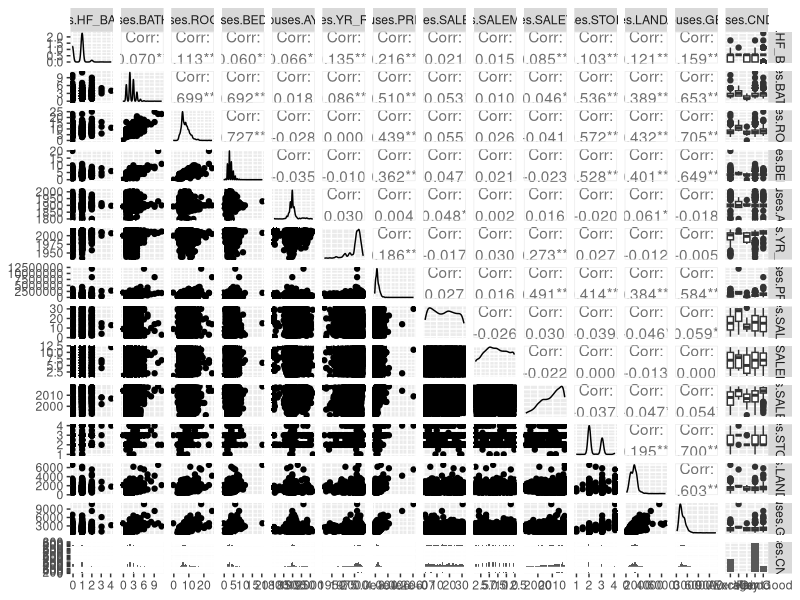
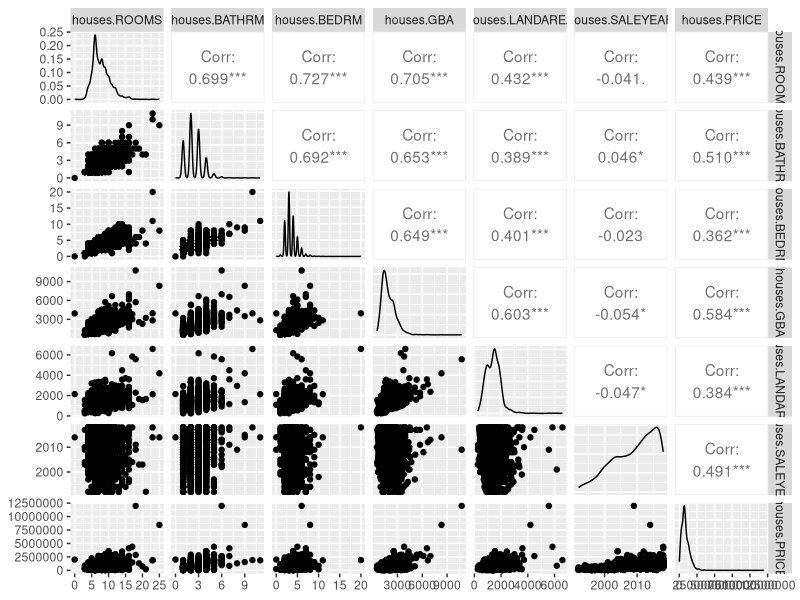
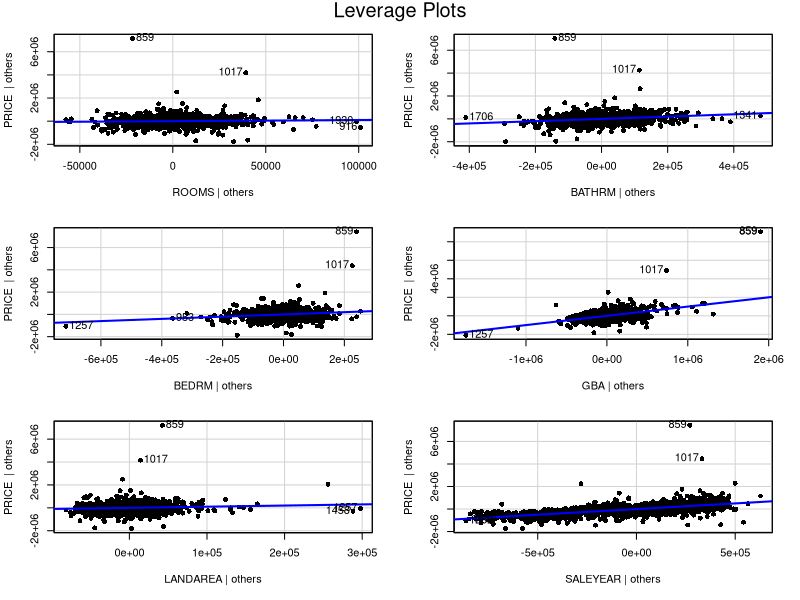
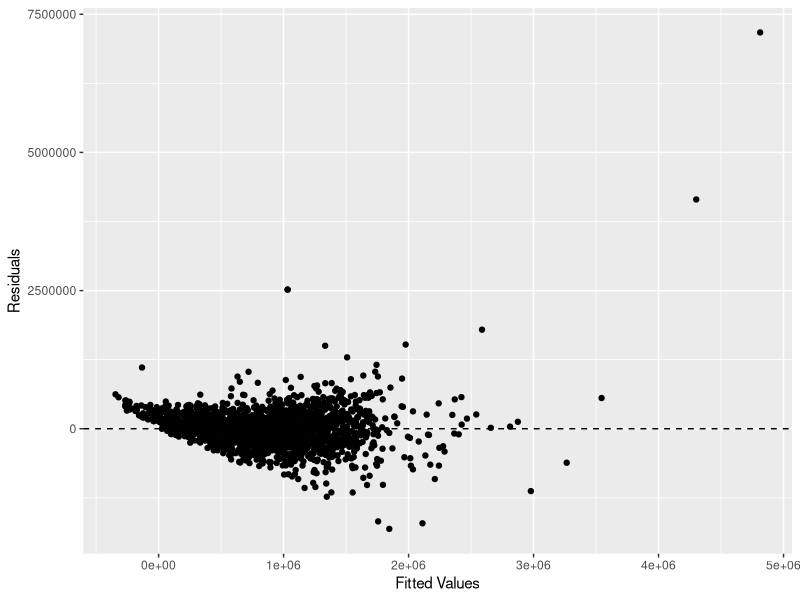

Reproduce these figures in R, in order. (Note: this script raises an error after producing the figures.)
## ---- chunk 1
knitr::opts_chunk$set(echo = TRUE)
library(ggplot2)
library(dplyr)
library(readr)
library(GGally)
library(car)
library(broom)

## ---- chunk 2
# 1. Abstract
## ---- chunk 3
# 2. Introduction

## ---- chunk 4

# 3. Overview of the dataset

## ---- chunk 5

# 4. Exploratory analysis

houses <- read.csv("DC_properties_clean.csv")
summary(houses)

# Exclude Random Rows
excl_rows <- houses[sample(nrow(houses), 5), ]
houses <- setdiff(houses, excl_rows)

fit <- lm(data = houses, PRICE ~ BATHRM + HF_BATHRM  + ROOMS + BEDRM + AYB + YR_RMDL + STORIES + SALEMONTH + SALEDAY + SALEYEAR + GBA + CNDTN + LANDAREA)

#####################################################

#Thomas's exploratory analysis and modeling

#First step: look at all possible correlations minus sale date because it wouldn't allow that many factors in the pairs function ¯\_(ツ)_/¯

int.vectors <- data.frame(houses$HF_BATHRM, houses$BATHRM, houses$ROOMS, houses$BEDRM,houses$AYB, houses$YR_RMDL, houses$PRICE, houses$SALEDAY, houses$SALEMONTH, houses$SALEYEAR, houses$STORIES, houses$LANDAREA, houses$GBA, houses$CNDTN)

View(int.vectors)

ggpairs(int.vectors)

#Observations
# Looks like the variables ROOMS, BATHRM, BEDRM, GBA, STORIES, LANDAREA, SALEYEAR, and PRICE have the highest correlation across the board i.e > |.35|. 

#Next making a pairs plot with just the above variables

int.vectors2 <- data.frame(houses$ROOMS, houses$BATHRM, houses$BEDRM, houses$GBA, houses$LANDAREA, houses$SALEYEAR, houses$PRICE)

ggpairs(int.vectors2)

#Now all variables look pretty like have predictive value regarding price. Notice that SALEYEAR is not correlated to anything but PRICE. Should we attempt to explain this, or throw the variable out? 

fit2 <- lm(data = houses, PRICE ~ ROOMS + BATHRM + BEDRM + GBA + LANDAREA + SALEYEAR)
anova(fit)
anova(fit2)

leveragePlots(fit2, pch = 16)

#Comaparing models

summary(fit)
summary(fit2)

#Given summary data from both models we can conclude ROOMS, BATHRM, BEDRM, GBA, LANDAREA, SALEYEAR, and CNDNTVeryGood are predictors of PRICE

#plotting and analyzing residuals 

fit2 <- augment(fit2)
ggplot(fit2, aes (x = .fitted, y = .resid))+
  geom_point() + 
  geom_hline(yintercept = 0, linetype = 2)+
  labs(x = "Fitted Values", y = "Residuals")

#other tests

qqplot(fit2, pch =16 )

shapiro.test(fit2)

ncvTest(fit2)


########################################################

# Matt's exploratory analysis and modeling

#Histograms for each variable

ggplot(houses, aes(x = BATHRM))+
  geom_histogram(color="black", fill="light gray", binwidth = 1)+
  labs(x="Bathrooms", title="Histogram of Bathrooms")

ggplot(houses, aes(x = HF_BATHRM))+
  geom_histogram(color="black", fill="light gray", binwidth = 1)+
  labs(x="Half Bathrooms", title="Histogram of Half Bathrooms")

ggplot(houses, aes(x = ROOMS))+
  geom_histogram(color="black", fill="light gray", binwidth = 1)+
  labs(x="Rooms", title="Histogram of Rooms")

ggplot(houses, aes(x = BEDRM))+
  geom_histogram(color="black", fill="light gray", binwidth = 1)+
  labs(x="Bed Rooms", title="Histogram of Bed Rooms")

ggplot(houses, aes(x = AYB))+
  geom_histogram(color="black", fill="light gray", binwidth = 10)+
  labs(x="Year Built", title="Histogram of Year Built")

ggplot(houses, aes(x = YR_RMDL))+
  geom_histogram(color="black", fill="light gray", binwidth = 10)+
  labs(x="Year Remodelled", title="Histogram of Year Remodelled")

ggplot(houses, aes(x = STORIES))+
  geom_histogram(color="black", fill="light gray", binwidth = 1)+
  labs(x="Stories", title="Histogram of Stories")

ggplot(houses, aes(x = SALEYEAR))+
  geom_histogram(color="black", fill="light gray", binwidth = 5)+
  labs(x="Year Sold", title="Histogram of Year Sold")

ggplot(houses, aes(x = SALEMONTH))+
  geom_histogram(color="black", fill="light gray", binwidth = 1)+
  labs(x="Month Sold", title="Histogram of Month Sold")

ggplot(houses, aes(x = SALEDAY))+
  geom_histogram(color="black", fill="light gray", binwidth = 4)+
  labs(x="Day Sold", title="Histogram of Day Sold")

ggplot(houses, aes(x = GBA))+
  geom_histogram(color="black", fill="light gray", binwidth = 100)+
  labs(x="Square Footage", title="Histogram of Square Footage")

ggplot(houses, aes(x = LANDAREA))+
  geom_histogram(color="black", fill="light gray", binwidth = 100)+
  labs(x="Land Area", title="Histogram of Land Area")

ggplot(houses, aes(x = CNDTN))+
  geom_bar(color="black", fill="light gray")+
  labs(x="Land Area", title="Bar Plot of Land Area")


# Re-order only categorical feature (factor)

houses$CNDTN <- factor(houses$CNDTN, levels = c("Fair", "Average", "Good", "Very Good", "Excellent"))

# Fit LM model with all features included

fit <- lm(data = houses, PRICE ~ BATHRM + HF_BATHRM  + ROOMS + BEDRM + AYB + YR_RMDL + STORIES + SALEMONTH + SALEDAY + SALEYEAR + GBA + CNDTN + LANDAREA)

# Review ANOVA and compare F statistic

anova(fit)

# Review p-values, check sign of estimates

summary(fit)

# Residual plot and look for non-constant variance

fit.df <- augment(fit)
ggplot(fit.df, aes(x = .fitted, y = .resid))+
  geom_point()+
  geom_hline(yintercept = 0, linetype = 2)+
  labs( x = "Fitted Values", y = "Residuals")

# Shapiro-Wilk test for normality

shapiro.test(fit$residuals)

# ncvTest for constant variance

ncvTest(fit)

# Variance Inflation Factor (used to identify multicllinearity >= 10)

vif(fit)

# Review R2 value
# From summary above: adjusted R^2 = .6984

# Drop non-significant predictor variables (Droped AYB: +.0002, Rooms: No change, other lower)
fit <- lm(data = houses, PRICE ~ BATHRM + HF_BATHRM  + BEDRM + YR_RMDL + STORIES + SALEMONTH + SALEDAY + SALEYEAR + GBA + CNDTN + LANDAREA)
summary(fit)

# If multicollinearity is present, drop one correlated variable (None present)

# Transform the outcome variable if the residual plot looks suspicious
powerTransform(houses$PRICE) #.33 -> sqrt
# log lowers R2: .6585
fit <- lm(data = houses, log(PRICE) ~ BATHRM + HF_BATHRM  + BEDRM + YR_RMDL + STORIES + SALEMONTH + SALEDAY + SALEYEAR + GBA + CNDTN + LANDAREA)
summary(fit)
# sqrt increase R2: .7471, drop YR_RMDL + .0001
fit <- lm(data = houses, sqrt(PRICE) ~ BATHRM + HF_BATHRM  + BEDRM  + STORIES + SALEMONTH + SALEDAY + SALEYEAR + GBA + CNDTN + LANDAREA)
summary(fit)
# inverse drastically decrease
fit <- lm(data = houses, I(1/PRICE) ~ BATHRM + HF_BATHRM  + BEDRM  + STORIES + SALEMONTH + SALEDAY + SALEYEAR + GBA + CNDTN + LANDAREA)
summary(fit)

#Variable Transformations
powerTransform(houses$BATHRM) # didn't work
powerTransform(houses$HF_BATHRM) # didn't work
powerTransform(houses$BEDRM) # didn't work
powerTransform(houses$STORIES) # didn't work
powerTransform(houses$SALEMONTH) # -1.04 -> INVERSE
powerTransform(houses$SALEDATE) # didn't work
powerTransform(houses$SALEYEAR) # didn't work
powerTransform(houses$GBA) # -.08 -> LOG
powerTransform(houses$CNDTN) # didn't work
powerTransform(houses$LANDAREA) # .35 -> SQRT
fit <- lm(data = houses, sqrt(PRICE) ~ BATHRM + HF_BATHRM  + BEDRM + STORIES + SALEMONTH + I(1/SALEMONTH) + SALEDAY + SALEYEAR +GBA + log(GBA) + CNDTN + LANDAREA + sqrt(LANDAREA))
summary(fit) # R^2 increased to .7479

#Interactions
#fit <- lm(data = houses, sqrt(PRICE) ~ .*.) 
#summary(fit)

shapiro.test(fit$residuals)
ncvTest(fit)
vif(fit)

# Test on excluded rows
predict(fit, newdata = excl_rows, interval = "predict")

######################################

# John's exploratory analysis

# scatterplots
# price by room
room_price <- ggplot(houses, aes(x = ROOMS, y = PRICE))
room_price + geom_point()

# price by year
year_price <- ggplot(houses, aes(x = SALEYEAR, y = PRICE))
year_price + geom_point()

# price by month
month_price <- ggplot(houses, aes(x = SALEMONTH, y = PRICE))
month_price + geom_point()

# price by day of month
day_price <- ggplot(houses, aes(x = SALEDAY, y = PRICE))
day_price + geom_point()

# Boxplots to identify outliers
boxplot(houses$BATHRM, main="Bathrooms", sub=paste("Outlier rows: ", boxplot.stats(houses$BATHRM)$out))

boxplot(houses$HF_BATHRM, main="Half Bathrooms", sub=paste("Outlier rows: ", boxplot.stats(houses$HF_BATHRM)$out))

boxplot(houses$ROOMS, main="Rooms", sub=paste("Outlier rows: ", boxplot.stats(houses$ROOMS)$out))

boxplot(houses$BEDRM, main="Bedrooms", sub=paste("Outlier rows: ", boxplot.stats(houses$BEDRM)$out))

boxplot(houses$AYB, main="Year Built", sub=paste("Outlier rows: ", boxplot.stats(houses$AYB)$out))

boxplot(houses$YR_RMDL, main="Year Remodeled", sub=paste("Outlier rows: ", boxplot.stats(houses$YR_RMDL)$out))

boxplot(houses$STORIES, main="Stories", sub=paste("Outlier rows: ", boxplot.stats(houses$STORIES)$out))

boxplot(houses$SALEYEAR, main="Year of Most Recent Sale", sub=paste("Outlier rows: ", boxplot.stats(houses$SALEYEAR)$out))

boxplot(houses$GBA, main="Gross Building Area", sub=paste("Outlier rows: ", boxplot.stats(houses$GBA)$out))

boxplot(houses$CNDTN, main="Condition", sub=paste("Outlier rows: ", boxplot.stats(houses$CNDTN)$out))

boxplot(houses$LANDAREA, main="Land Area", sub=paste("Outlier rows: ", boxplot.stats(houses$LANDAREA)$out))

boxplot(houses$PRICE, main="Price", sub=paste("Outlier rows: ", boxplot.stats(houses$PRICE)$out))

# Use corrplot to display a correlation matrix of that variables
library(corrplot)
corr_matrix <- cor(data.frame(houses$HF_BATHRM, houses$BATHRM, houses$ROOMS, houses$BEDRM,houses$AYB, houses$YR_RMDL, houses$PRICE, houses$SALEDAY, houses$SALEMONTH, houses$SALEYEAR, houses$STORIES, houses$LANDAREA, houses$GBA))
corrplot(corr_matrix, type = "upper", order = "hclust", 
         tl.col = "black", tl.srt = 45)

# fit initial model
fit_jc <- lm(data = houses, PRICE ~ BATHRM + HF_BATHRM  + ROOMS + BEDRM + AYB + YR_RMDL + STORIES + SALEMONTH + SALEDAY + SALEYEAR + GBA + CNDTN + LANDAREA)

# check summary of initial model
# here we see the variables that are not significant in this model: ROOMS, AYB, YR_RMDL, STORIES, SALEMONTH
summary(fit_jc)

#second model
fit2_jc <- lm(data = houses, PRICE ~ BATHRM + HF_BATHRM  + BEDRM + SALEDAY + SALEYEAR + GBA + CNDTN + LANDAREA)

summary(fit2_jc)

# capture model summary as an object
modelSummary <- summary(fit2_jc)

# model coefficients
modelCoeffs <- modelSummary$coefficients

## ---- chunk 6

# 5. Identification and evaluation of suitable model

#using AIC & BIC for model comparison
AIC(fit_jc) # AIC ==> 56607.77
BIC(fit_jc) # BIC ==> 56708.59

AIC(fit2_jc) # AIC ==> 56606.06
BIC(fit2_jc) # BIC ==> 56678.87

# The AIC and BIC for fit2_jc are both lower, so that is the better model

## ---- chunk 7

# 6. Application of the model 

## ---- chunk 8

# 7. Limitations and assumptions 
